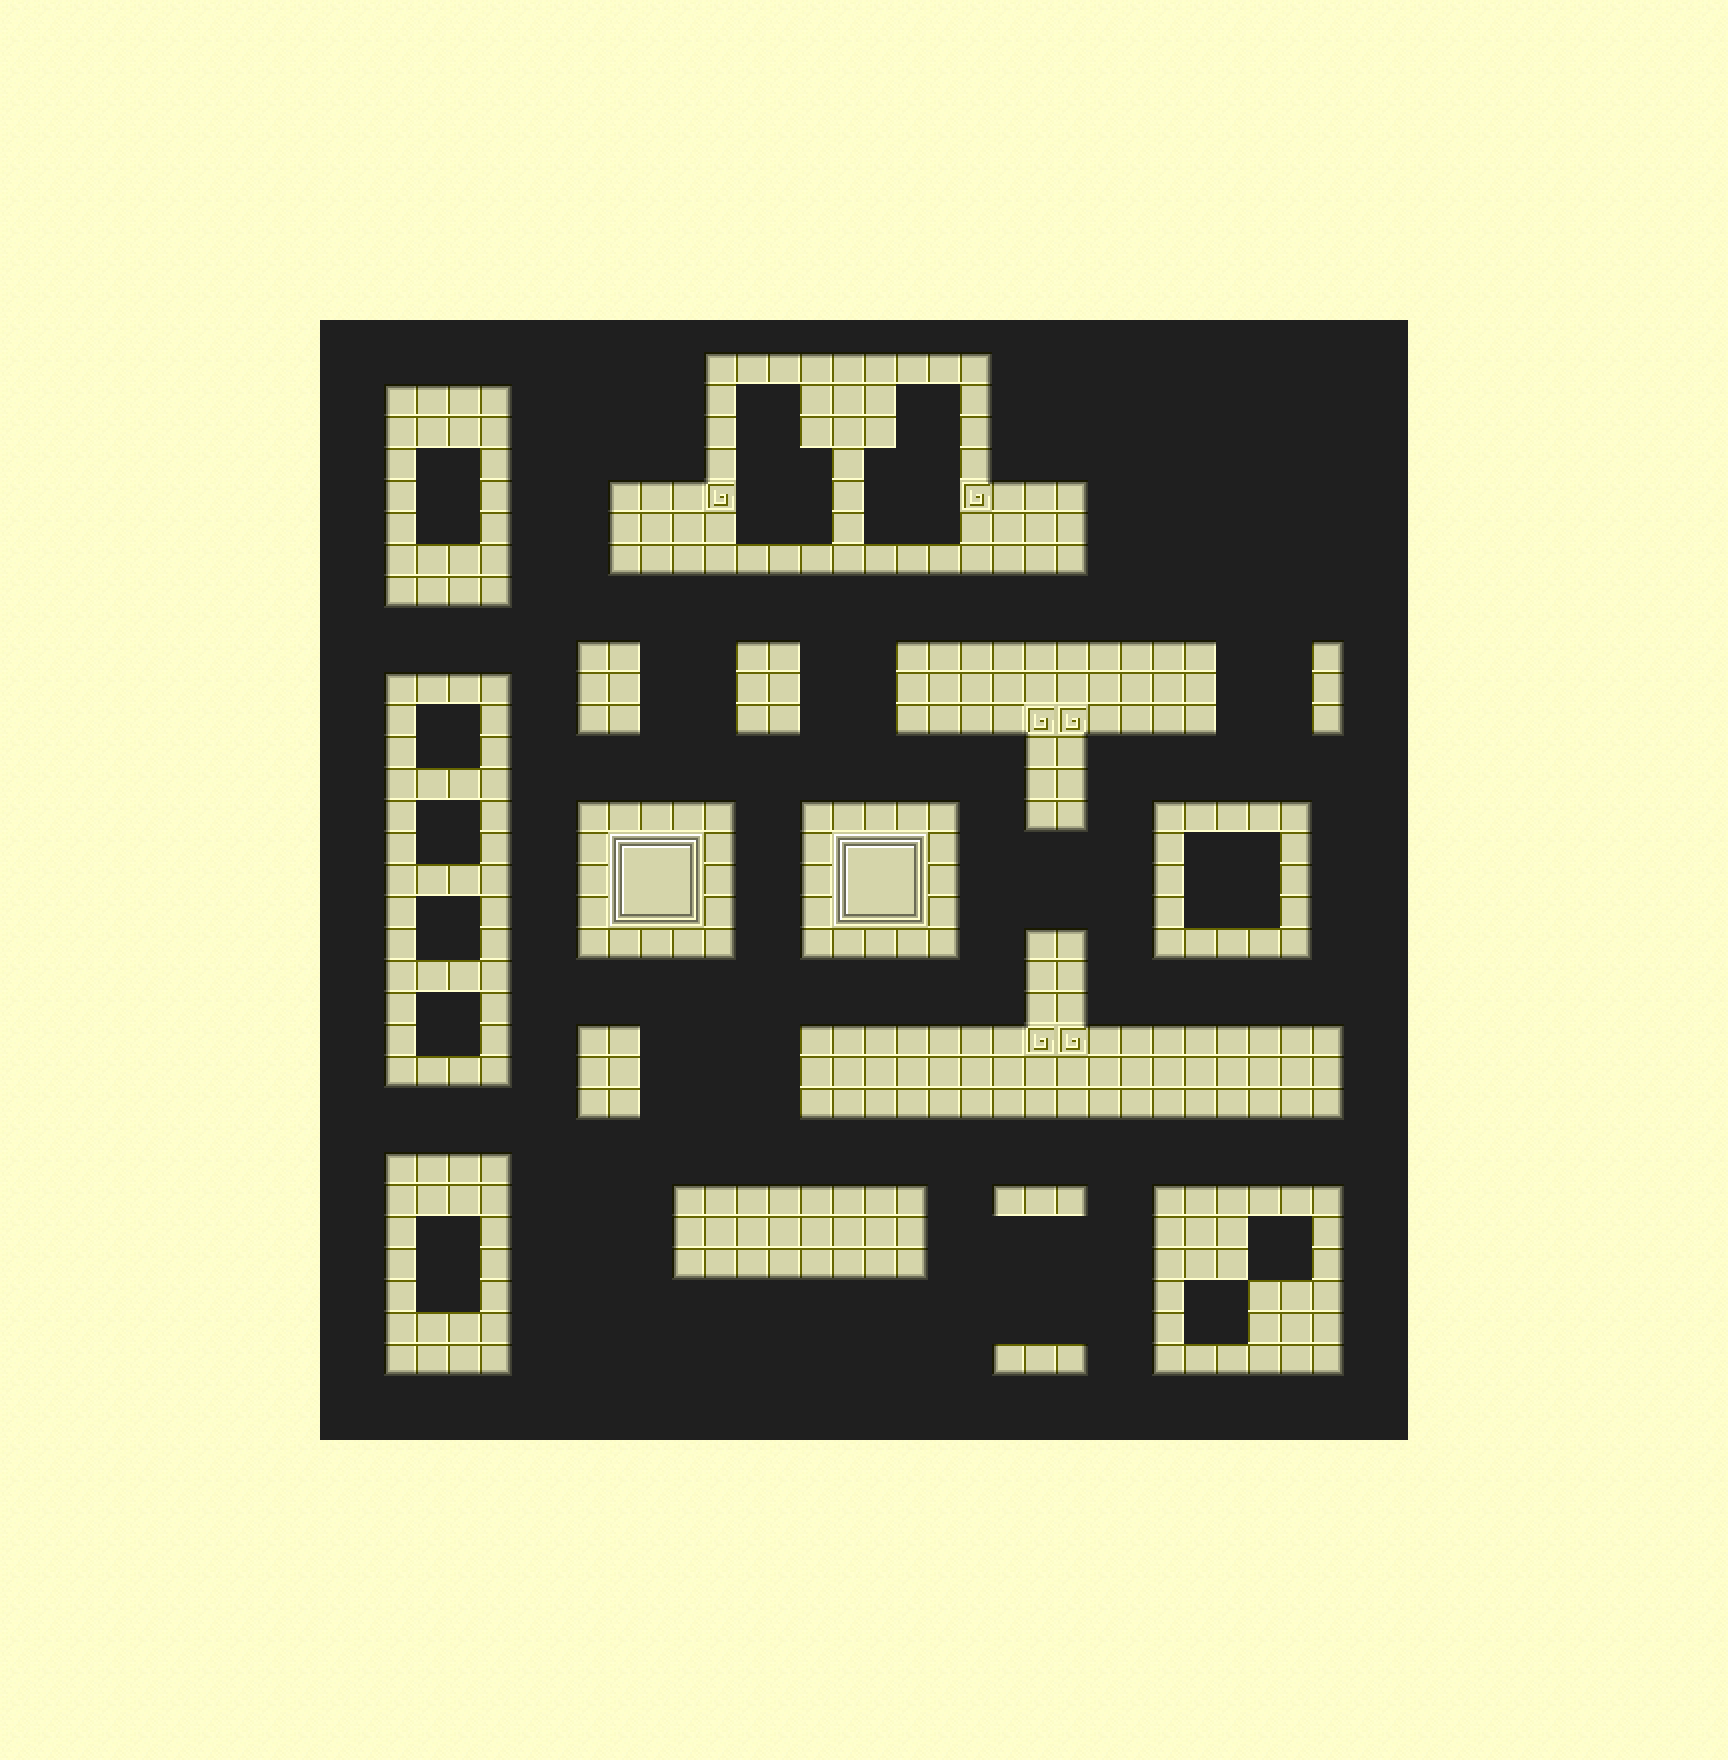

This is a level from a 2D game, rendered from its Tiled map with the project's own tilesets. A one-line summary and the map file follow, with tile-layer data summarised:
An orthogonal 54x55 tile map with 32x32 px tiles, 2 tile layers (Foreground, Collision) and 3 objects (2x goal, spawn).

<map version="1.0" orientation="orthogonal" width="54" height="55" tilewidth="32" tileheight="32">
 <tileset firstgid="1" name="tileset2" tilewidth="32" tileheight="32">
  <image source="tileset2.png" width="512" height="512" />
 </tileset>
 <layer name="Foreground" width="54" height="55">
  <data>[2970 cells, 2970 non-empty, 71 distinct tile ids]</data>
 </layer>
 <layer name="Collision" width="54" height="55">
  <data>[2970 cells, 817 non-empty, 1 distinct tile ids]</data>
 </layer>
 <objectgroup name="Object Layer" width="54" height="55">
  <object name="Spawn" type="spawn" x="864" y="864" width="32" height="32" />
  <object name="Goal" type="goal" x="640" y="864" width="32" height="32" />
  <object name="Goal" type="goal" x="640" y="864" width="32" height="32" />
 </objectgroup>
</map>
